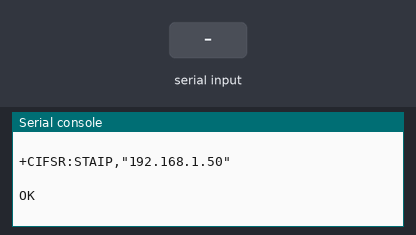
A program run on a simulated MicroPython board. On the bench: the last lines printed to the serial console. Inputs (shaded band) come from the test bench. The modem accepts every AT command (registered, SIM ready, sends succeed) and sends nothing else.

Above: at 4.2 s.
4.3 s: ",\n" received over the second serial link
At 5.3 s:
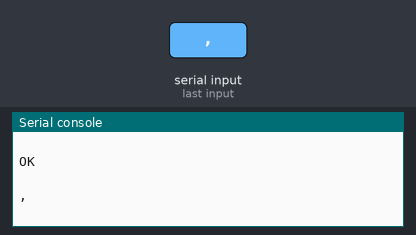
5.8 s: ":\n" received over the second serial link
At 6.4 s:
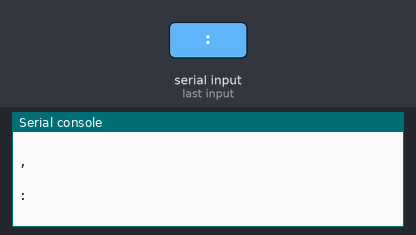

Measured:
- after the input at 4.3 s, the serial console: prints a new line at once (image 1)
- after the input at 5.8 s, the serial console: prints a new line at once (image 2)

The program:

TCP_Server.py
```python
from machine import UART, Pin
import utime,time

SSID='TP-LINK_4B0D'
password = 'weilixia2250wuguanmi'
Port = '8080'

uart = UART(0, 115200)

def sendCMD(cmd,ack,timeout=2000):
    uart.write(cmd+'\r\n')
    t = utime.ticks_ms()
    while (utime.ticks_ms() - t) < timeout:
        s=uart.read()
        if(s != None):
            s=s.decode()
            print(s)
            if(s.find(ack) >= 0):
                return True
    return False

def sendData(ID,data):
    sendCMD('AT+CIPSEND='+str(ID)+','+str(len(data)),'>')
    uart.write(data)

def ReceiveData():
    s=uart.read()
    if(s != None):
        s=s.decode()
        print(s)
        if(s.find('+IPD') >= 0):
            n1=s.find('+IPD,')
            n2=s.find(',',n1+5)
            ID=int(s[n1+5:n2])
            n3=s.find(':')
            s=s[n3+1:]
            #print("ID="+str(ID) + ", Data="+s)
            return ID,s
    return None,None

uart.write('+++')
time.sleep(1)
if(uart.any()>0):uart.read()
sendCMD("AT","OK")
sendCMD("AT+CWMODE=3","OK")
sendCMD("AT+CWJAP=\""+SSID+"\",\""+password+"\"","OK",20000)
sendCMD("AT+CIPMUX=1","OK")
sendCMD("AT+CIPSERVER=1,"+Port,"OK")
sendCMD("AT+CIFSR","OK")

while True:
    ID,s=ReceiveData()
    if(ID != None):
        sendData(ID,s)
```
